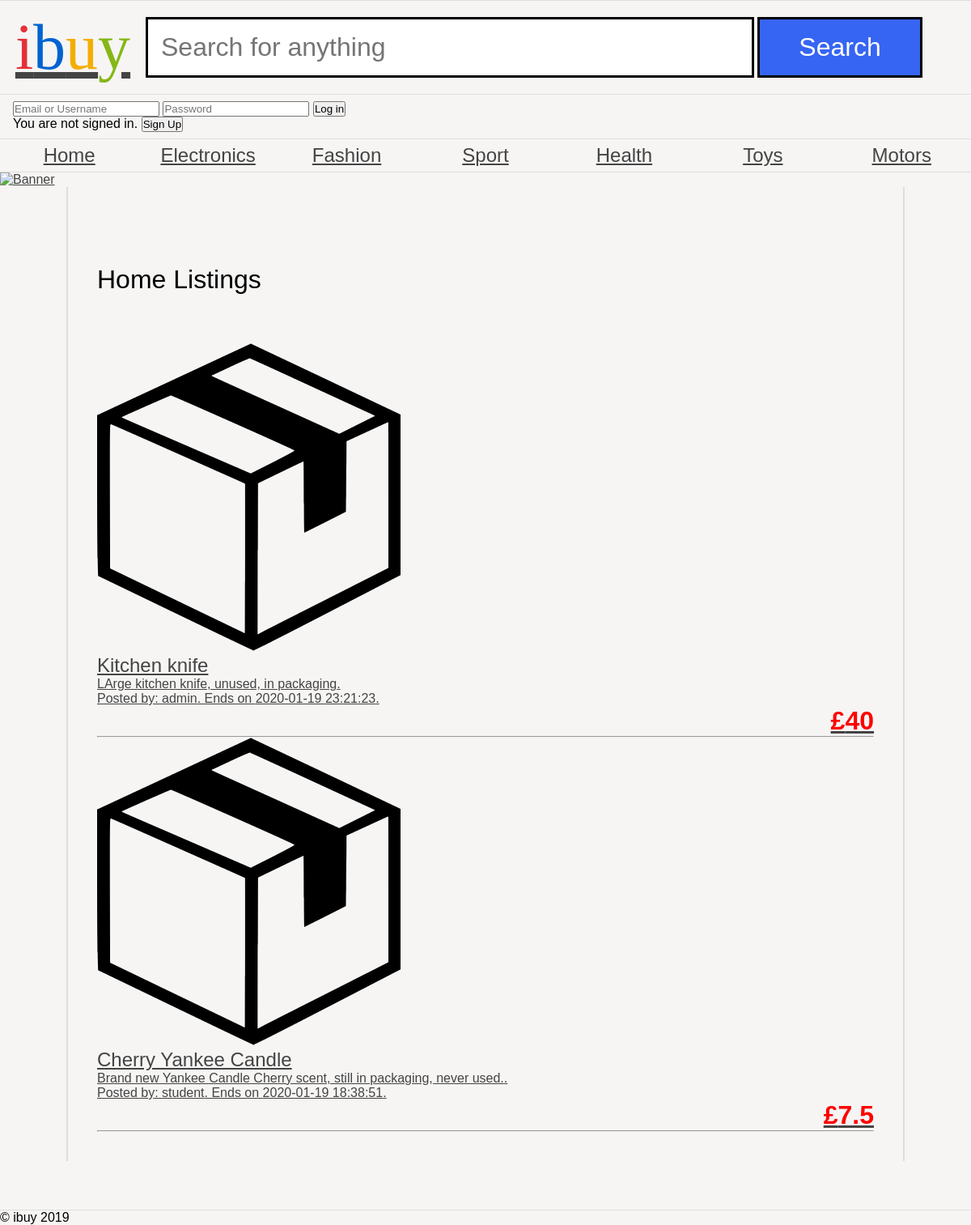
The app's page /default/public/category.php?category=Home with its own data.
### tables this page shows
CREATE TABLE `categories` (
  `category_id` int(11) NOT NULL AUTO_INCREMENT,
  `category_name` varchar(45) NOT NULL,
  PRIMARY KEY (`category_id`)
);

CREATE TABLE `items` (
  `item_id` int(11) NOT NULL AUTO_INCREMENT,
  `item_name` varchar(60) NOT NULL,
  `item_desc` varchar(200) NOT NULL,
  `start_price` double NOT NULL,
  `buy_now_price` double DEFAULT NULL,
  `start_date` datetime NOT NULL,
  `end_date` datetime NOT NULL,
  `item_category` varchar(45) NOT NULL,
  `username` varchar(45) NOT NULL,
  PRIMARY KEY (`item_id`)
);

### default/public/category.php (the view, shortened to what this page needs)
<?php
	require 'header.php';
?>
<main>
<h1><?=$_GET['category']?> Listings</h1>
<?php
$category = $_GET['category'];
$catstmt = $pdo->prepare('SELECT * FROM items WHERE item_category =? ORDER BY end_date DESC');
$catstmt->execute([$category]);
if ($catresults = 0) {
    header("Location: category.php?error=noresults");
    exit();
}
else {
	foreach ($catstmt as $row) { ?>
		<a href="product.php?&item_id=<?=$row['item_id']?>" class="product">
		<img src="product.png" alt="<?=$row['item_name']?>">
        <h2 class="name"><?=$row['item_name']?></h2><p><?=$row['item_desc']?>. </p><p>Posted by: <?=$row['username']?>. Ends on <?=$row['end_date']?>.</p>
		<p class="price">£<?=$row['start_price']?></p>
        </a><hr> <?php
	}
}
?>
</main>
<?php
	require 'footer.php';
?>

### default/public/nav.php
<?php
require 'dbconnect.php';
$navitems = $pdo->query('SELECT * FROM categories');
foreach ($navitems as $row) {
	echo '<li class="catList"><a href="category.php?category=' . $row['category_name'] . '">' . $row['category_name'] . '</a></li>';
}
?>

### default/public/ibuy.css (style rules this page uses)
* { margin: 0; padding: 0; }
body { font-family: 'Oxygen-Regular', sans-serif; background-color: #f6f5f4; max-width: 100vw; overflow-x: hidden; }
h1, h2, h3, h4 { font-weight: normal; }
a, a:visited { color: #444; }
body > nav ul li:last-child a:after { position: absolute; }
body > nav ul li { flex: 1; }
body > nav ul li a { display: block; text-align: center; padding-top: 0.5vw; padding-bottom: 0.5vw; font-size: 1.5em; }
p.price { display: block; text-align: right; font-weight: bold; font-size: 2em; }
main { padding: 3vw; display: block; overflow: hidden; width: 80vw; margin: auto; border-left: 2px solid #ddd; border-right: 2px solid #ddd; }
main h1 { margin-top: 5vw; margin-bottom: 5vw; }
.price { color: red; }

### records on screen
categories: category_name "Home"
categories: category_name "Electronics"
categories: category_name "Fashion"
categories: category_name "Sport"
categories: category_name "Health"
categories: category_name "Toys"
categories: category_name "Motors"
items: item_name "Kitchen knife", item_desc "LArge kitchen knife, unused, in packaging", username "admin", end_date "2020-01-19 23:21:23", start_price "40"
items: item_name "Cherry Yankee Candle", item_desc "Brand new Yankee Candle Cherry scent, still in packaging, never used.", username "student", end_date "2020-01-19 18:38:51", start_price "7.5"

### other values on screen
$_GET['category'] "Home"
